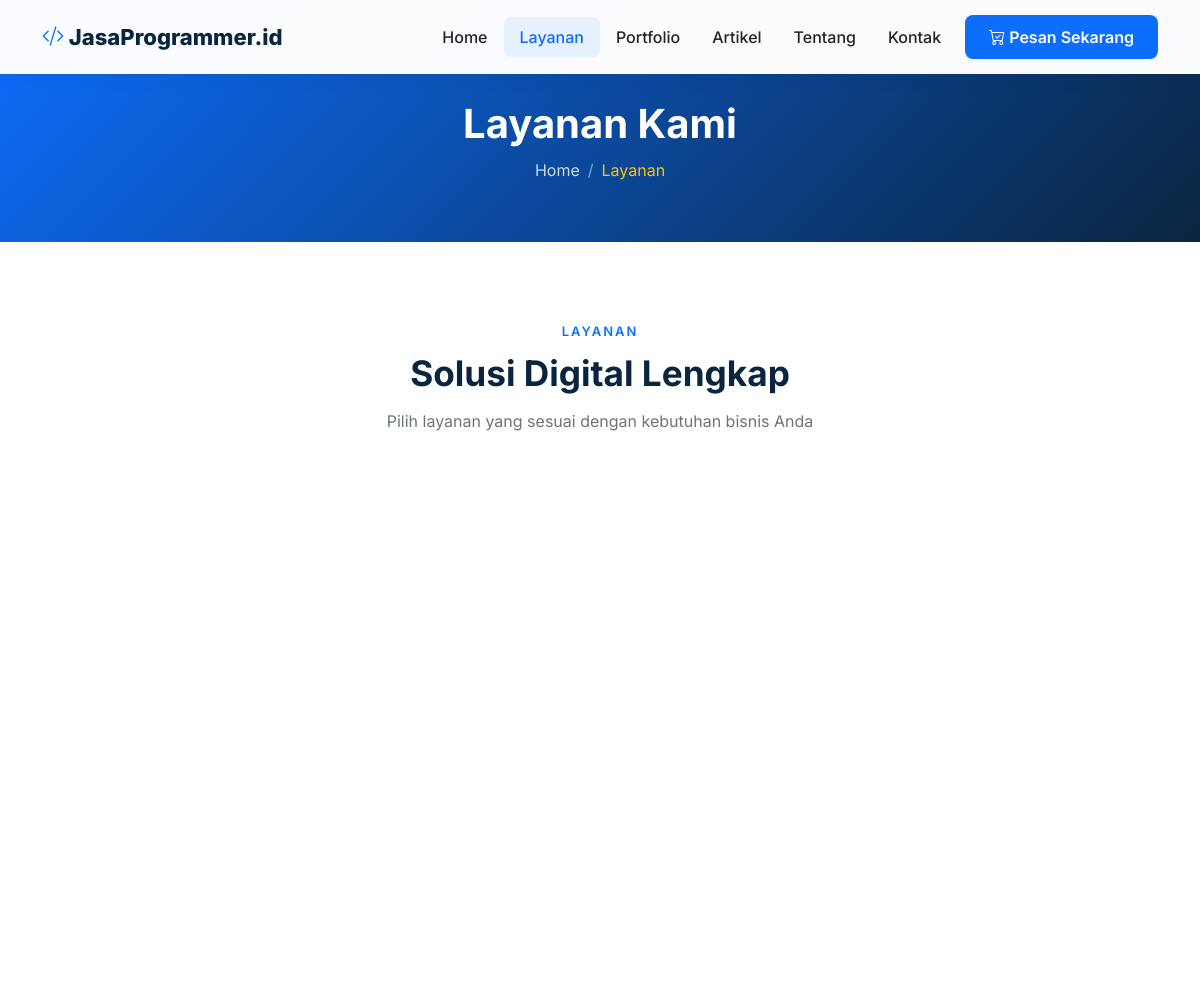
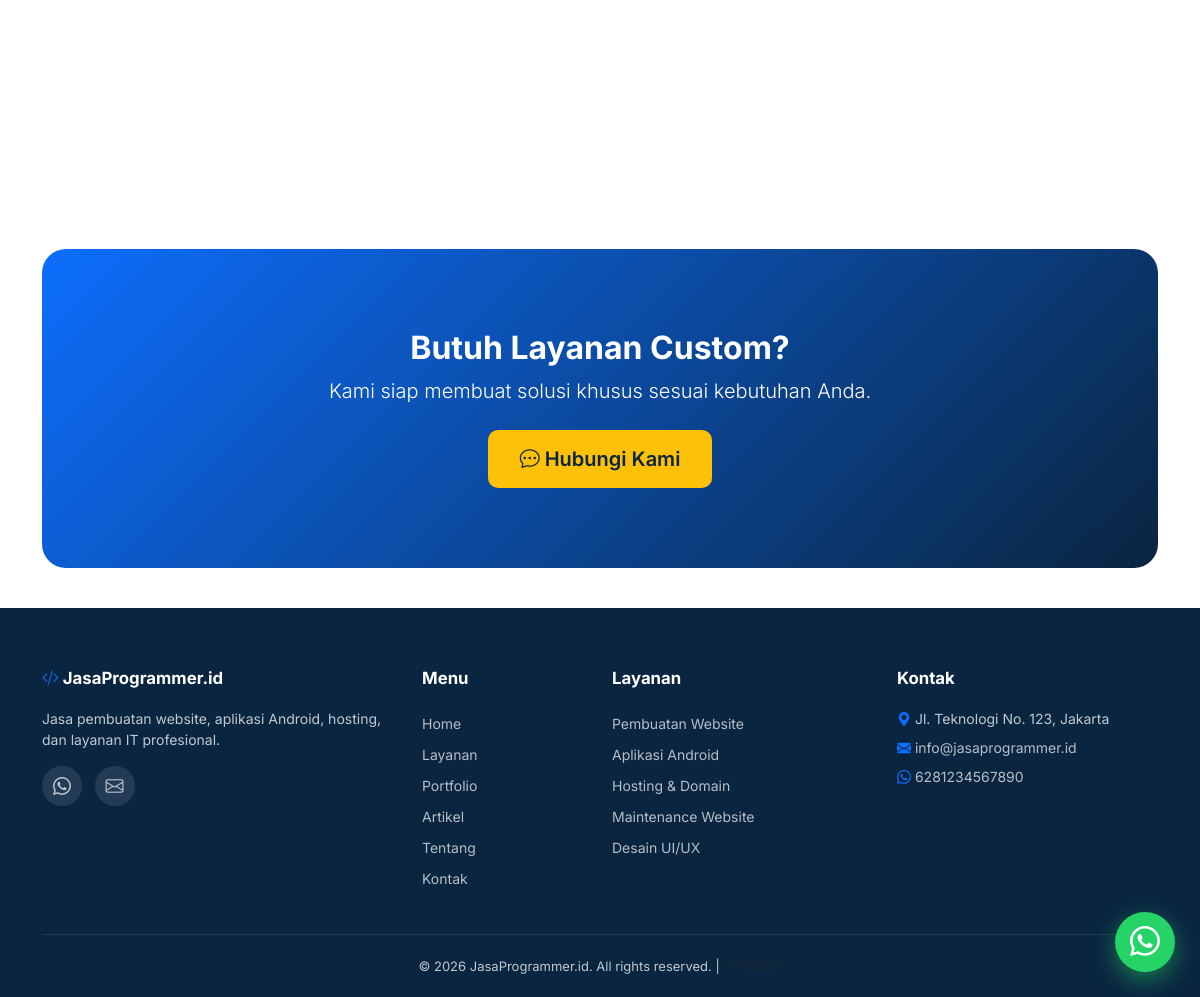
Screenshot of /pages/layanan.php with the database file from the repository (2 pictures, top to bottom).
### tables this page shows
CREATE TABLE pengaturan (
  id INT AUTO_INCREMENT PRIMARY KEY,
  nama_situs VARCHAR(100) DEFAULT 'JasaProgrammer.id',
  logo VARCHAR(255) DEFAULT NULL,
  deskripsi TEXT,
  alamat TEXT,
  email VARCHAR(100) DEFAULT 'info@jasaprogrammer.id',
  whatsapp VARCHAR(20) DEFAULT '6281234567890',
  facebook VARCHAR(255) DEFAULT NULL,
  instagram VARCHAR(255) DEFAULT NULL,
  meta_keyword TEXT,
  meta_description TEXT
);

CREATE TABLE layanan (
  id INT AUTO_INCREMENT PRIMARY KEY,
  nama VARCHAR(100) NOT NULL,
  slug VARCHAR(120) NOT NULL UNIQUE,
  deskripsi_singkat TEXT,
  deskripsi_lengkap LONGTEXT,
  harga_mulai INT DEFAULT 0,
  icon VARCHAR(50) DEFAULT 'bi-code-slash',
  gambar VARCHAR(255) DEFAULT NULL,
  urutan INT DEFAULT 0,
  status ENUM('aktif','nonaktif') DEFAULT 'aktif',
  created_at TIMESTAMP DEFAULT CURRENT_TIMESTAMP
);

### config/fungsi.php (called while the page is built, shortened)
<?php
function normalisasi_wa(string $nomor): string {
    $nomor = preg_replace('/[^0-9]/', '', $nomor);
    if (strpos($nomor, '62') === 0) {
        $nomor = substr($nomor, 2);
    }
    return $nomor;
}
function link_wa(string $nomor, string $pesan = ''): string {
    $nomor = normalisasi_wa($nomor);
    if ($nomor !== '' && $nomor[0] === '8') {
        $nomor = '62' . $nomor;
    }
    return 'https://wa.me/' . $nomor . ($pesan ? '?text=' . urlencode($pesan) : '');
}

### pages/layanan.php (the view, shortened to what this page needs)
<?php
require_once '../config/koneksi.php';
require_once '../config/fungsi.php';
$layanan = $koneksi->query("SELECT * FROM layanan WHERE status='aktif' ORDER BY urutan ASC");
require_once '../includes/header.php';
?>
<section class="page-header">
    <div class="container">
        <h1>Layanan Kami</h1>
        <nav aria-label="breadcrumb">
            <ol class="breadcrumb">
                <li class="breadcrumb-item"><a href="<?= BASE_URL ?>">Home</a></li>
                <li class="breadcrumb-item active">Layanan</li>
            </ol>
        </nav>
    </div>
</section>
<section class="section">
    <div class="container">
        <div class="section-title">
            <span class="subtitle">Layanan</span>
            <h2>Solusi Digital Lengkap</h2>
            <p>Pilih layanan yang sesuai dengan kebutuhan bisnis Anda</p>
        </div>
        <div class="row g-4">
            <?php while ($l = $layanan->fetch_assoc()): ?>
                <div class="col-lg-4 col-md-6">
                </div>
            <?php endwhile; ?>
        </div>
    </div>
</section>
<section class="container">
    <div class="cta-section text-center">
        <div class="container">
            <h2>Butuh Layanan Custom?</h2>
            <p class="lead mb-4">Kami siap membuat solusi khusus sesuai kebutuhan Anda.</p>
            <a href="<?= BASE_URL ?>kontak" class="btn btn-accent btn-lg">
                <i class="bi bi-chat-dots"></i> Hubungi Kami
            </a>
        </div>
    </div>
</section>
<?php require_once '../includes/footer.php'; ?>

### includes/header.php (shortened to what this page needs)
<?php
$pengaturan = null;
$pengaturan_q = $koneksi->query("SELECT * FROM pengaturan LIMIT 1");
if ($pengaturan_q && $pengaturan_q->num_rows > 0) {
    $pengaturan = $pengaturan_q->fetch_assoc();
}
$halaman_aktif = basename($_SERVER['PHP_SELF'], '.php');
?>
<!DOCTYPE html>
<html lang="id">
<head>
    <link href="https://cdn.jsdelivr.net/npm/bootstrap@5.3.2/dist/css/bootstrap.min.css" rel="stylesheet">
    <link rel="stylesheet" href="https://cdn.jsdelivr.net/npm/bootstrap-icons@1.11.1/font/bootstrap-icons.css">
    <link rel="stylesheet" href="<?= ASSETS_URL ?>css/style.css">
</head>
<body>
<nav class="navbar navbar-expand-lg navbar-custom fixed-top">
    <div class="container">
        <a class="navbar-brand" href="<?= BASE_URL ?>">
            <i class="bi bi-code-slash"></i>
            <?= htmlspecialchars($pengaturan['nama_situs']) ?>
        </a>
        <div class="collapse navbar-collapse" id="navbarNav">
            <ul class="navbar-nav ms-auto align-items-lg-center">
                <li class="nav-item">
                    <a class="nav-link <?= $halaman_aktif === 'index' ? 'active' : '' ?>"
                       href="<?= BASE_URL ?>">Home</a>
                </li>
                <li class="nav-item">
                    <a class="nav-link <?= $halaman_aktif === 'layanan' ? 'active' : '' ?>"
                       href="<?= BASE_URL ?>layanan">Layanan</a>
                </li>
                <li class="nav-item">
                    <a class="nav-link <?= $halaman_aktif === 'portfolio' ? 'active' : '' ?>"
                       href="<?= BASE_URL ?>portfolio">Portfolio</a>
                </li>
                <li class="nav-item">
                    <a class="nav-link <?= $halaman_aktif === 'artikel' ? 'active' : '' ?>"
                       href="<?= BASE_URL ?>artikel">Artikel</a>
                </li>
                <li class="nav-item">
                    <a class="nav-link <?= $halaman_aktif === 'tentang' ? 'active' : '' ?>"
                       href="<?= BASE_URL ?>tentang">Tentang</a>
                </li>
                <li class="nav-item">
                    <a class="nav-link <?= $halaman_aktif === 'kontak' ? 'active' : '' ?>"
                       href="<?= BASE_URL ?>kontak">Kontak</a>
                </li>
                <li class="nav-item ms-lg-2 mt-2 mt-lg-0">
                    <a href="<?= BASE_URL ?>pesan" class="btn btn-primary">
                        <i class="bi bi-cart-check"></i> Pesan Sekarang
                    </a>
                </li>
            </ul>
        </div>
    </div>
</nav>

### includes/footer.php (shortened to what this page needs)
<footer class="footer">
    <div class="container">
        <div class="row g-4">
            <div class="col-lg-4 col-md-6">
                <h5>
                    <i class="bi bi-code-slash text-primary"></i>
                    <?= htmlspecialchars($pengaturan['nama_situs']) ?>
                </h5>
                <p class="small">
                    <?= htmlspecialchars($pengaturan['deskripsi']) ?>
                </p>
                <div class="social-links mt-3">
                    <a href="<?= link_wa($pengaturan['whatsapp']) ?>" target="_blank">
                        <i class="bi bi-whatsapp"></i>
                    </a>
                    <a href="mailto:<?= htmlspecialchars($pengaturan['email']) ?>">
                        <i class="bi bi-envelope"></i>
                    </a>
                </div>
            </div>
            <div class="col-lg-2 col-md-6">
                <h5>Menu</h5>
                <a href="<?= BASE_URL ?>">Home</a>
                <a href="<?= BASE_URL ?>layanan">Layanan</a>
                <a href="<?= BASE_URL ?>portfolio">Portfolio</a>
                <a href="<?= BASE_URL ?>artikel">Artikel</a>
                <a href="<?= BASE_URL ?>tentang">Tentang</a>
                <a href="<?= BASE_URL ?>kontak">Kontak</a>
            </div>
            <div class="col-lg-3 col-md-6">
                <h5>Layanan</h5>
                <?php
                $layanan_footer = $koneksi->query("SELECT nama, slug FROM layanan WHERE status='aktif' ORDER BY urutan ASC LIMIT 5");
                while ($lf = $layanan_footer->fetch_assoc()):
                ?>
                    <a href="<?= BASE_URL ?>layanan/<?= $lf['slug'] ?>">
                        <?= htmlspecialchars($lf['nama']) ?>
                    </a>
                <?php endwhile; ?>
            </div>
            <div class="col-lg-3 col-md-6">
                <h5>Kontak</h5>
                <p class="small mb-2">
                    <i class="bi bi-geo-alt-fill text-primary"></i>
                    <?= htmlspecialchars($pengaturan['alamat']) ?>
                </p>
                <p class="small mb-2">
                    <i class="bi bi-envelope-fill text-primary"></i>
                    <a href="mailto:<?= htmlspecialchars($pengaturan['email']) ?>" class="d-inline">
                        <?= htmlspecialchars($pengaturan['email']) ?>
                    </a>
                </p>
                <p class="small mb-2">
                    <i class="bi bi-whatsapp text-primary"></i>
                    <a href="<?= link_wa($pengaturan['whatsapp']) ?>" target="_blank" class="d-inline">
                        <?= htmlspecialchars($pengaturan['whatsapp']) ?>
                    </a>
                </p>
            </div>
        </div>
     <div class="copyright">
    &copy; <?= date('Y') ?> <?= htmlspecialchars($pengaturan['nama_situs']) ?>.
    All rights reserved. |
    <a href="<?= ADMIN_URL ?>login.php" class="d-inline text-muted small" title="Login Admin">
        <i class="bi bi-shield-lock"></i> Admin
    </a>
</div>
    </div>
</footer>
<a href="<?= link_wa($pengaturan['whatsapp'], 'Halo, saya ingin bertanya tentang layanan Anda.') ?>"
   target="_blank" class="wa-float" title="Chat WhatsApp">
    <i class="bi bi-whatsapp"></i>
</a>
</body>
</html>

### assets/css/style.css (style rules this page uses)
:root { --primary: #0D6EFD; --dark: #0A2540; --accent: #FFC107; --light: #F8F9FA; --text: #212529; --muted: #6c757d; }
* { scroll-behavior: smooth; }
body { font-family: 'Inter', 'Segoe UI', sans-serif; color: var(--text); overflow-x: hidden; }
h1, h2, h3, h4, h5, h6 { font-weight: 700; color: var(--dark); }
a { text-decoration: none; transition: all 0.3s; }
.navbar-custom { background: rgba(255, 255, 255, 0.98); box-shadow: 0 2px 20px rgba(0, 0, 0, 0.06); padding: 15px 0; transition: all 0.3s; }
.navbar-custom .navbar-brand { font-weight: 800; font-size: 22px; color: var(--dark); }
.navbar-custom .navbar-brand i { color: var(--primary); }
.navbar-custom .nav-link { color: var(--text) !important; font-weight: 500; padding: 8px 16px !important; border-radius: 8px; position: relative; }
.navbar-custom .nav-link:hover, .navbar-custom .nav-link.active { color: var(--primary) !important; background: rgba(13, 110, 253, 0.08); }
.section { padding: 80px 0; }
.section-title { text-align: center; margin-bottom: 60px; }
.section-title .subtitle { color: var(--primary); font-weight: 600; text-transform: uppercase; letter-spacing: 2px; font-size: 13px; margin-bottom: 10px; display: block; }
.section-title h2 { font-size: 2.2rem; margin-bottom: 15px; }
.section-title p { color: var(--muted); max-width: 600px; margin: 0 auto; }
.cta-section { background: linear-gradient(135deg, #0D6EFD 0%, #0A2540 100%); color: #fff; padding: 80px 0; border-radius: 24px; margin: 40px 0; position: relative; overflow: hidden; }
.cta-section h2 { color: #fff; font-size: 2rem; }
.cta-section .btn-accent { background: var(--accent); color: var(--dark); font-weight: 600; padding: 14px 32px; border-radius: 10px; border: none; }
.page-header { background: linear-gradient(135deg, #0D6EFD 0%, #0A2540 100%); color: #fff; padding: 100px 0 60px; text-align: center; position: relative; }
.page-header h1 { color: #fff; font-size: 2.5rem; margin-bottom: 10px; }
.page-header .breadcrumb { background: transparent; justify-content: center; margin: 0; }
.page-header .breadcrumb a { color: rgba(255, 255, 255, 0.8); }
.page-header .breadcrumb-item.active { color: var(--accent); }
.page-header .breadcrumb-item + .breadcrumb-item::before { color: rgba(255, 255, 255, 0.5); }
.footer { background: var(--dark); color: rgba(255, 255, 255, 0.75); padding: 60px 0 20px; }
.footer h5 { color: #fff; margin-bottom: 20px; font-size: 1.05rem; }
.footer a { color: rgba(255, 255, 255, 0.7); display: block; padding: 5px 0; font-size: 14px; }
.footer .social-links a { display: inline-flex; align-items: center; justify-content: center; width: 40px; height: 40px; border-radius: 50%; background: rgba(255, 255, 255, 0.1); margin-right: 8px; font-size: 18px; }
.footer .copyright { border-top: 1px solid rgba(255, 255, 255, 0.1); margin-top: 40px; padding-top: 20px; text-align: center; font-size: 13px; }
.wa-float { position: fixed; bottom: 25px; right: 25px; width: 60px; height: 60px; background: #25D366; color: #fff; border-radius: 50%; display: flex; align-items: center; justify-content: center; font-size: 30px; box-shadow: 0 8px 25px rgba(37, 211, 102, 0.5); z-index: 999; animation: pulse 2s infinite; }
.btn-primary { background: var(--primary); border: none; padding: 10px 24px; border-radius: 8px; font-weight: 600; }
.copyright a { color: rgba(255, 255, 255, 0.5); text-decoration: none; transition: all 0.3s; }
.copyright a i { font-size: 12px; }

### rows the page displays
pengaturan: nama_situs "JasaProgrammer.id", deskripsi "Jasa pembuatan website, aplikasi Android, hosting, dan layanan IT profesional.", alamat "Jl. Teknologi No. 123, Jakarta", email "info@jasaprogrammer.id", whatsapp "6281234567890"
layanan: nama "Pembuatan Website"
layanan: nama "Aplikasi Android"
layanan: nama "Hosting & Domain"
layanan: nama "Maintenance Website"
layanan: nama "Desain UI/UX"
